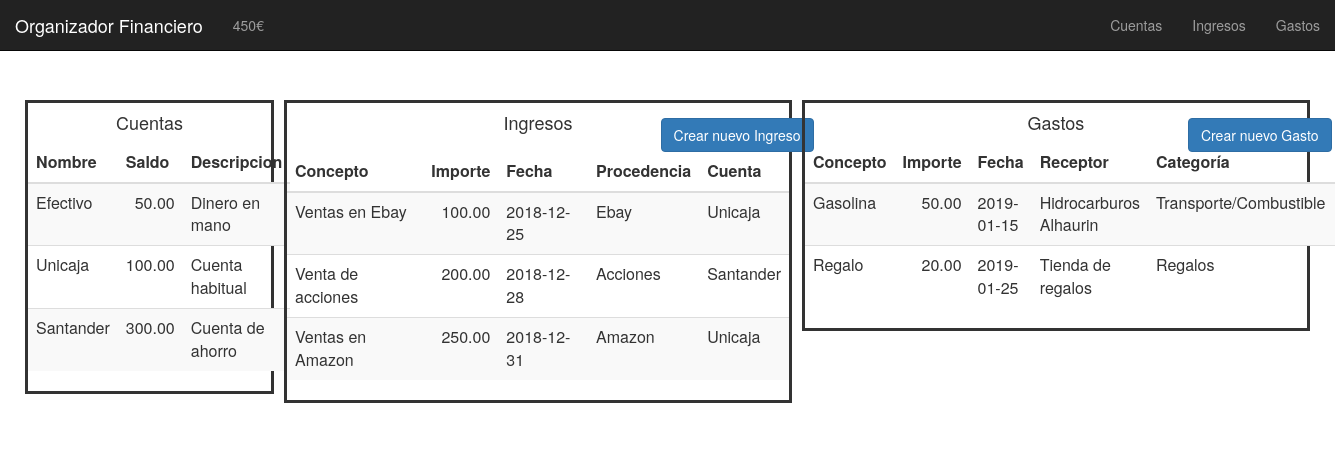
The page / on the database its author committed.
### tables this page shows
CREATE TABLE cuentas (
	id INT PRIMARY KEY AUTO_INCREMENT,
	nombre VARCHAR(50),
    saldo DECIMAL(15,2),
    descripcion VARCHAR(50)
);

CREATE TABLE ingresos (
	id INT PRIMARY KEY AUTO_INCREMENT,
	importe DECIMAL(6,2),  
    concepto VARCHAR(50),  
    fecha DATE,  
    procedencia VARCHAR(50),  
    cuenta VARCHAR(50)  
);

CREATE TABLE gastos (
	id INT PRIMARY KEY AUTO_INCREMENT,
	importe DECIMAL(6,2),  
    concepto VARCHAR(50),  
    fecha DATE,  
    receptor VARCHAR(50),  
    categoria VARCHAR(50),  
    cuenta VARCHAR(50)  
);

### functions/ingresos/mostrar_ingresos.php (the view, shortened to what this page needs)
<table class="table table-striped">
    <thead>
    <tr>
        <th>Concepto</th>
        <th>Importe</th>
        <th>Fecha</th>
        <th>Procedencia</th>
        <th>Cuenta</th>
    </tr>
    </thead>
<?php
$res = mysql_query("SELECT * FROM ingresos")
or die(mysql_error());
while($row = mysql_fetch_array( $res )) {?>
    <tr>
        <td><?php echo $row['concepto'];?></td>
        <td style="text-align:right;"><?php echo $row['importe'];?></td>
        <td><?php echo $row['fecha'];?></td>
        <td><?php echo $row['procedencia'];?></td>
        <td><?php echo $row['cuenta'];?></td>
    </tr>
<?php } ?>
</table>

### functions/cuentas/mostrar_cuentas.php (shortened to what this page needs)
<table class="table table-striped">
    <thead>
    <tr>
        <th>Nombre</th>
        <th>Saldo</th>
        <th>Descripcion</th>
    </tr>
    </thead>
<?php
$res = mysql_query("SELECT * FROM cuentas")
or die(mysql_error());
while($row = mysql_fetch_array( $res )) {?>
    <tr>
        <td><?php echo $row['nombre'];?></td>
        <td style="text-align:right;"><?php echo $row['saldo'];?></td>
        <td><?php echo $row['descripcion'];?></td>
    </tr>
<?php } ?>
</table>

### functions/gastos/mostrar_gastos.php (shortened to what this page needs)
<table class="table table-striped">
    <thead>
    <tr>
        <th>Concepto</th>
        <th>Importe</th>
        <th>Fecha</th>
        <th>Receptor</th>
        <th>Categoría</th>
    </tr>
    </thead>
<?php
$res = mysql_query("SELECT * FROM gastos")
or die(mysql_error());
while($row = mysql_fetch_array( $res )) {?>
    <tr>
        <td><?php echo $row['concepto'];?></td>
        <td style="text-align:right;"><?php echo $row['importe'];?></td>
        <td><?php echo $row['fecha'];?></td>
        <td><?php echo $row['receptor'];?></td>
        <td><?php echo $row['categoria'];?></td>
    </tr>
<?php } ?>
</table>

### css/index.css (style rules this page uses)
body { margin-top: 100px; margin-left: 35px; margin-right: 35px; }

### rows shown on the page
cuentas: nombre "Efectivo", saldo "50.00", descripcion "Dinero en mano"
cuentas: nombre "Unicaja", saldo "100.00", descripcion "Cuenta habitual"
cuentas: nombre "Santander", saldo "300.00", descripcion "Cuenta de ahorro"
ingresos: concepto "Ventas en Ebay", importe "100.00", fecha "2018-12-25", procedencia "Ebay", cuenta "Unicaja"
ingresos: concepto "Venta de acciones", importe "200.00", fecha "2018-12-28", procedencia "Acciones", cuenta "Santander"
ingresos: concepto "Ventas en Amazon", importe "250.00", fecha "2018-12-31", procedencia "Amazon", cuenta "Unicaja"
gastos: concepto "Gasolina", importe "50.00", fecha "2019-01-15", receptor "Hidrocarburos Alhaurin", categoria "Transporte/Combustible"
gastos: concepto "Regalo", importe "20.00", fecha "2019-01-25", receptor "Tienda de regalos", categoria "Regalos"

### other values the page prints
$patrimonio "450"
